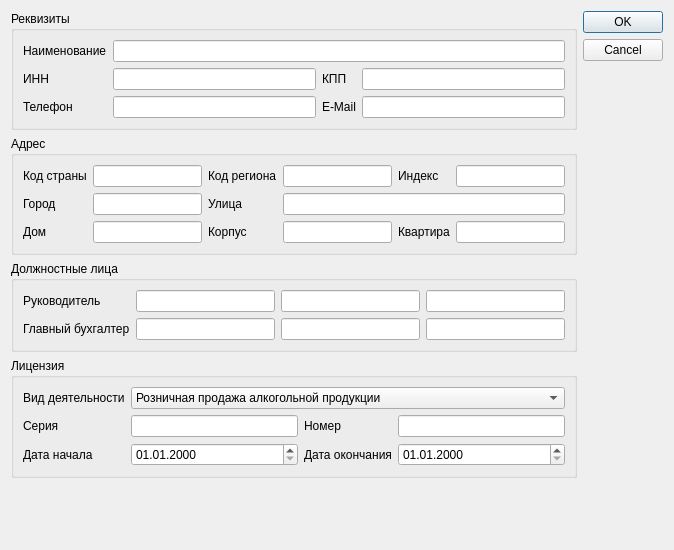
<?xml version="1.0" encoding="UTF-8"?>
<ui version="4.0">
 <class>DialogSettings</class>
 <widget class="QDialog" name="DialogSettings">
  <property name="geometry">
   <rect>
    <x>0</x>
    <y>0</y>
    <width>674</width>
    <height>550</height>
   </rect>
  </property>
  <property name="windowTitle">
   <string>Параметры</string>
  </property>
  <layout class="QHBoxLayout" name="horizontalLayout">
   <item>
    <layout class="QVBoxLayout" name="verticalLayout">
     <item>
      <widget class="QGroupBox" name="groupBox_2">
       <property name="title">
        <string>Реквизиты</string>
       </property>
       <layout class="QVBoxLayout" name="verticalLayout_6">
        <item>
         <layout class="QGridLayout" name="gridLayout">
          <item row="3" column="1">
           <widget class="QLineEdit" name="orgTel"/>
          </item>
          <item row="1" column="2">
           <widget class="QLabel" name="label_3">
            <property name="text">
             <string>КПП</string>
            </property>
           </widget>
          </item>
          <item row="1" column="0">
           <widget class="QLabel" name="label_2">
            <property name="text">
             <string>ИНН</string>
            </property>
           </widget>
          </item>
          <item row="1" column="3">
           <widget class="QLineEdit" name="orgKPP"/>
          </item>
          <item row="3" column="3">
           <widget class="QLineEdit" name="orgEMail"/>
          </item>
          <item row="3" column="0">
           <widget class="QLabel" name="label_4">
            <property name="text">
             <string>Телефон</string>
            </property>
           </widget>
          </item>
          <item row="1" column="1">
           <widget class="QLineEdit" name="orgINN"/>
          </item>
          <item row="0" column="1" colspan="3">
           <widget class="QLineEdit" name="orgName"/>
          </item>
          <item row="3" column="2">
           <widget class="QLabel" name="label_5">
            <property name="text">
             <string>E-Mail</string>
            </property>
           </widget>
          </item>
          <item row="0" column="0">
           <widget class="QLabel" name="label">
            <property name="text">
             <string>Наименование</string>
            </property>
           </widget>
          </item>
         </layout>
        </item>
       </layout>
      </widget>
     </item>
     <item>
      <widget class="QGroupBox" name="groupBox_3">
       <property name="title">
        <string>Адрес</string>
       </property>
       <layout class="QVBoxLayout" name="verticalLayout_7">
        <item>
         <layout class="QGridLayout" name="gridLayout_3">
          <item row="1" column="0">
           <widget class="QLabel" name="label_10">
            <property name="text">
             <string>Город</string>
            </property>
           </widget>
          </item>
          <item row="0" column="3">
           <widget class="QLineEdit" name="orgRegionCode"/>
          </item>
          <item row="0" column="1">
           <widget class="QLineEdit" name="orgCountryCode"/>
          </item>
          <item row="0" column="5">
           <widget class="QLineEdit" name="orgPostalCode"/>
          </item>
          <item row="1" column="1">
           <widget class="QLineEdit" name="orgCity"/>
          </item>
          <item row="0" column="0">
           <widget class="QLabel" name="label_8">
            <property name="text">
             <string>Код страны</string>
            </property>
           </widget>
          </item>
          <item row="0" column="2">
           <widget class="QLabel" name="label_9">
            <property name="text">
             <string>Код региона</string>
            </property>
           </widget>
          </item>
          <item row="0" column="4">
           <widget class="QLabel" name="label_14">
            <property name="text">
             <string>Индекс</string>
            </property>
           </widget>
          </item>
          <item row="1" column="2">
           <widget class="QLabel" name="label_11">
            <property name="text">
             <string>Улица</string>
            </property>
           </widget>
          </item>
          <item row="2" column="0">
           <widget class="QLabel" name="label_12">
            <property name="text">
             <string>Дом</string>
            </property>
           </widget>
          </item>
          <item row="2" column="1">
           <widget class="QLineEdit" name="orgBuilding"/>
          </item>
          <item row="2" column="2">
           <widget class="QLabel" name="label_13">
            <property name="text">
             <string>Корпус</string>
            </property>
           </widget>
          </item>
          <item row="2" column="3">
           <widget class="QLineEdit" name="orgBuildingIndex"/>
          </item>
          <item row="1" column="3" colspan="3">
           <widget class="QLineEdit" name="orgStreet"/>
          </item>
          <item row="2" column="4">
           <widget class="QLabel" name="label_15">
            <property name="text">
             <string>Квартира</string>
            </property>
           </widget>
          </item>
          <item row="2" column="5">
           <widget class="QLineEdit" name="orgApartment"/>
          </item>
         </layout>
        </item>
       </layout>
      </widget>
     </item>
     <item>
      <widget class="QGroupBox" name="groupBox">
       <property name="title">
        <string>Должностные лица</string>
       </property>
       <layout class="QVBoxLayout" name="verticalLayout_5">
        <item>
         <layout class="QGridLayout" name="gridLayout_2">
          <item row="1" column="1">
           <widget class="QLineEdit" name="headSurname"/>
          </item>
          <item row="2" column="1">
           <widget class="QLineEdit" name="accSurname"/>
          </item>
          <item row="2" column="0">
           <widget class="QLabel" name="label_7">
            <property name="text">
             <string>Главный бухгалтер</string>
            </property>
           </widget>
          </item>
          <item row="1" column="0">
           <widget class="QLabel" name="label_6">
            <property name="text">
             <string>Руководитель</string>
            </property>
           </widget>
          </item>
          <item row="1" column="2">
           <widget class="QLineEdit" name="headName"/>
          </item>
          <item row="2" column="2">
           <widget class="QLineEdit" name="accName"/>
          </item>
          <item row="2" column="3">
           <widget class="QLineEdit" name="accMiddleName"/>
          </item>
          <item row="1" column="3">
           <widget class="QLineEdit" name="headMiddleName"/>
          </item>
         </layout>
        </item>
       </layout>
      </widget>
     </item>
     <item>
      <widget class="QGroupBox" name="groupBox_4">
       <property name="title">
        <string>Лицензия</string>
       </property>
       <layout class="QVBoxLayout" name="verticalLayout_8">
        <item>
         <layout class="QGridLayout" name="gridLayout_4">
          <item row="1" column="2">
           <widget class="QLabel" name="label_18">
            <property name="text">
             <string>Номер</string>
            </property>
           </widget>
          </item>
          <item row="1" column="1">
           <widget class="QLineEdit" name="licSerial"/>
          </item>
          <item row="1" column="0">
           <widget class="QLabel" name="label_17">
            <property name="text">
             <string>Серия</string>
            </property>
           </widget>
          </item>
          <item row="1" column="3">
           <widget class="QLineEdit" name="licNumber"/>
          </item>
          <item row="0" column="1" colspan="3">
           <widget class="QComboBox" name="licType">
            <item>
             <property name="text">
              <string>Розничная продажа алкогольной продукции</string>
             </property>
            </item>
           </widget>
          </item>
          <item row="0" column="0">
           <widget class="QLabel" name="label_16">
            <property name="text">
             <string>Вид деятельности</string>
            </property>
           </widget>
          </item>
          <item row="2" column="0">
           <widget class="QLabel" name="label_19">
            <property name="text">
             <string>Дата начала</string>
            </property>
           </widget>
          </item>
          <item row="2" column="1">
           <widget class="QDateEdit" name="licStart">
            <property name="displayFormat">
             <string>dd.MM.yyyy</string>
            </property>
           </widget>
          </item>
          <item row="2" column="2">
           <widget class="QLabel" name="label_20">
            <property name="text">
             <string>Дата окончания</string>
            </property>
           </widget>
          </item>
          <item row="2" column="3">
           <widget class="QDateEdit" name="licEnd">
            <property name="displayFormat">
             <string>dd.MM.yyyy</string>
            </property>
           </widget>
          </item>
         </layout>
        </item>
       </layout>
      </widget>
     </item>
     <item>
      <spacer name="verticalSpacer">
       <property name="orientation">
        <enum>Qt::Vertical</enum>
       </property>
       <property name="sizeHint" stdset="0">
        <size>
         <width>20</width>
         <height>40</height>
        </size>
       </property>
      </spacer>
     </item>
    </layout>
   </item>
   <item>
    <widget class="QDialogButtonBox" name="buttonBox">
     <property name="orientation">
      <enum>Qt::Vertical</enum>
     </property>
     <property name="standardButtons">
      <set>QDialogButtonBox::Cancel|QDialogButtonBox::Ok</set>
     </property>
    </widget>
   </item>
  </layout>
 </widget>
 <tabstops>
  <tabstop>orgName</tabstop>
  <tabstop>orgINN</tabstop>
  <tabstop>orgKPP</tabstop>
  <tabstop>orgTel</tabstop>
  <tabstop>orgEMail</tabstop>
  <tabstop>orgCountryCode</tabstop>
  <tabstop>orgRegionCode</tabstop>
  <tabstop>orgPostalCode</tabstop>
  <tabstop>orgCity</tabstop>
  <tabstop>orgStreet</tabstop>
  <tabstop>orgBuilding</tabstop>
  <tabstop>orgBuildingIndex</tabstop>
  <tabstop>orgApartment</tabstop>
  <tabstop>headSurname</tabstop>
  <tabstop>headName</tabstop>
  <tabstop>headMiddleName</tabstop>
  <tabstop>accSurname</tabstop>
  <tabstop>accName</tabstop>
  <tabstop>accMiddleName</tabstop>
  <tabstop>licType</tabstop>
  <tabstop>licSerial</tabstop>
  <tabstop>licNumber</tabstop>
  <tabstop>licStart</tabstop>
  <tabstop>licEnd</tabstop>
 </tabstops>
  <resources/>
 <connections>
  <connection>
   <sender>buttonBox</sender>
   <signal>accepted()</signal>
   <receiver>DialogSettings</receiver>
   <slot>accept()</slot>
   <hints>
    <hint type="sourcelabel">
     <x>248</x>
     <y>254</y>
    </hint>
    <hint type="destinationlabel">
     <x>157</x>
     <y>274</y>
    </hint>
   </hints>
  </connection>
  <connection>
   <sender>buttonBox</sender>
   <signal>rejected()</signal>
   <receiver>DialogSettings</receiver>
   <slot>reject()</slot>
   <hints>
    <hint type="sourcelabel">
     <x>316</x>
     <y>260</y>
    </hint>
    <hint type="destinationlabel">
     <x>286</x>
     <y>274</y>
    </hint>
   </hints>
  </connection>
 </connections>
</ui>
